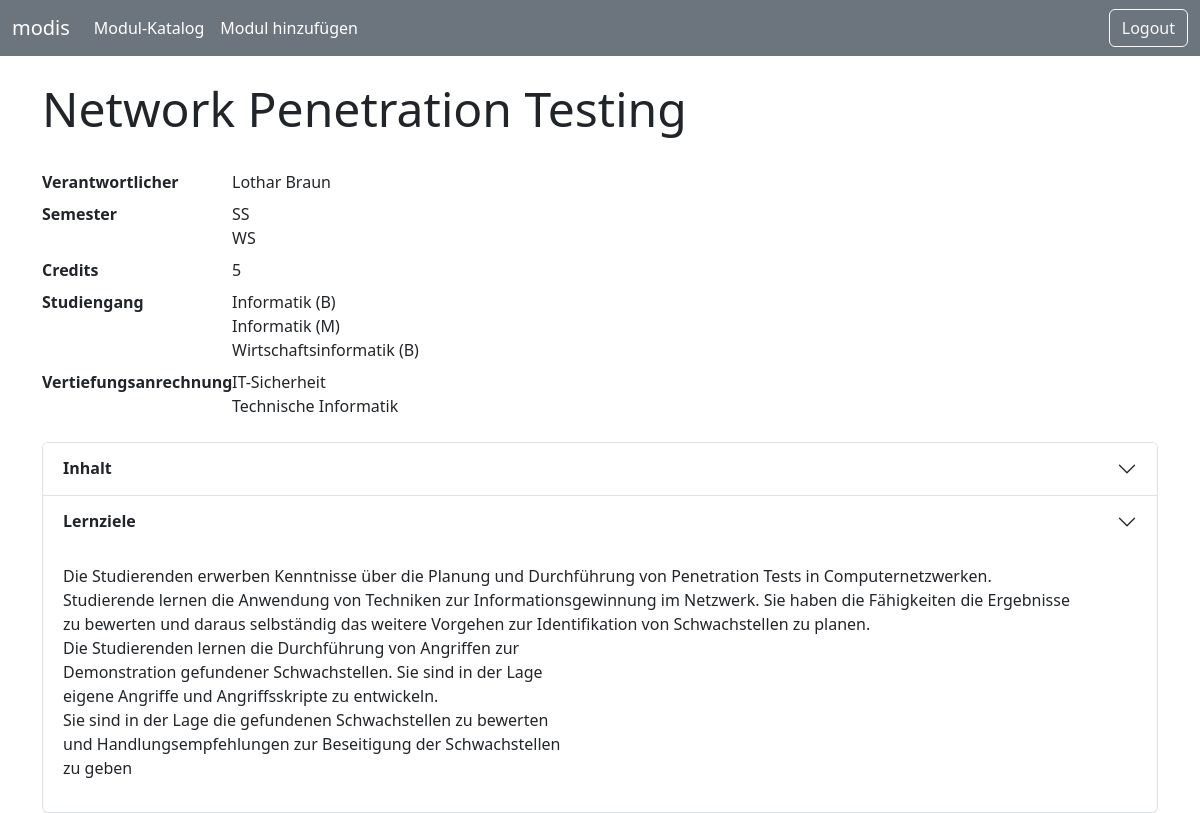
The app's page /module/5/ (signed in), older data.
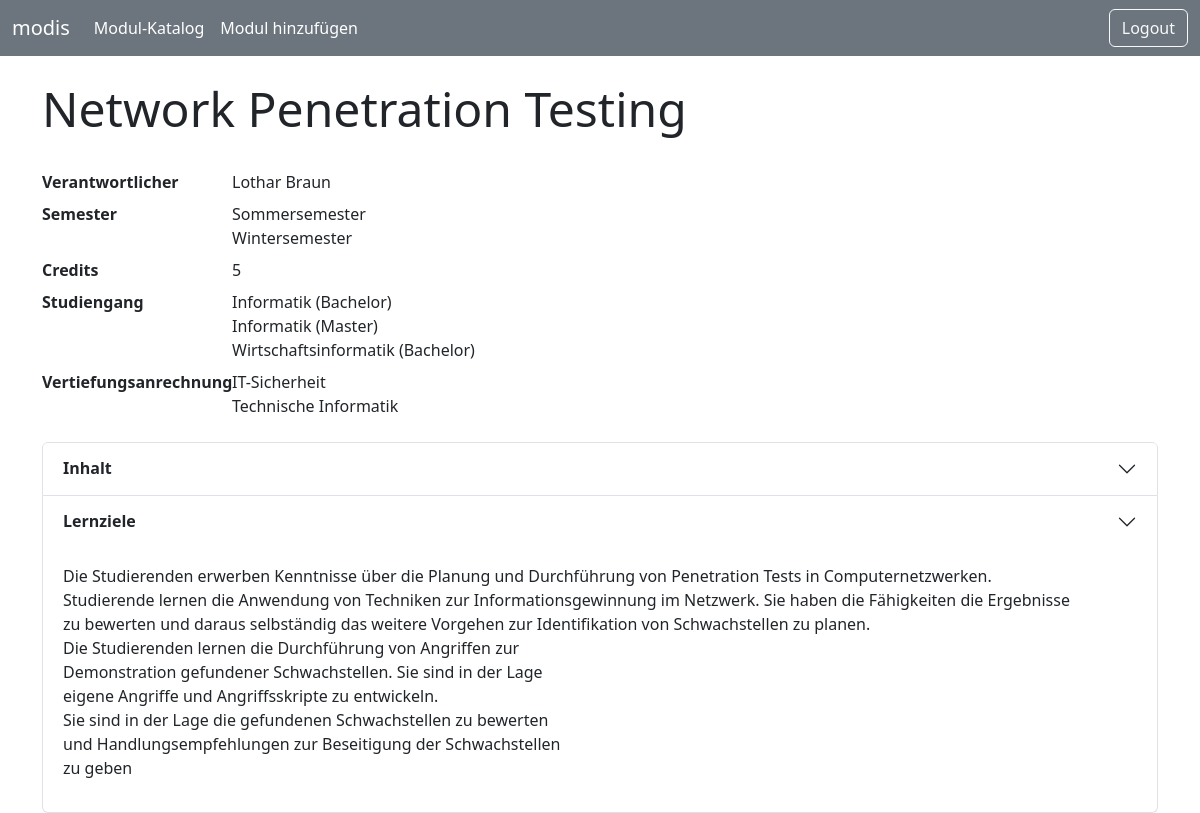
The same page, newer data.
### base/models/semester.py (models this page shows)
class Semester(models.Model):
    class Type(models.TextChoices):
        WINTER = 'Wintersemester'
        SUMMER = 'Sommersemester'
    class Meta:
        ordering = ['type']
    type = models.CharField(max_length=20, choices=Type.choices)
    def __str__(self):
        return self.type

### base/models/graduate_program.py (models this page shows)
class GraduateProgram(models.Model):
    class Degree(models.TextChoices):
        BACHELOR = 'Bachelor'
        MASTER = 'Master'
    class Meta:
        ordering = ['title']
    title = models.CharField(max_length=200)
    degree = models.CharField(max_length=20, choices=Degree.choices)
    def __str__(self):
        return f'{self.title} ({self.degree})'

### base/models/specialisation_track.py (models this page shows)
class SpecialisationTrack(models.Model):
    title = models.CharField(max_length=200)
    graduate_program = models.ForeignKey(GraduateProgram, on_delete=models.CASCADE)
    class Meta:
        ordering = ['title']
    def __str__(self):
        return self.title

### base/views.py (the view)
# urls.py: path('module/<str:pk>/', views.module, name='module'),
@login_required
def module(request, pk):
    module = Module.objects.get(id=pk)
    context = {'module': module}
    student = get_student_for_context(request)
    if student is not None:
        context['student'] = student
    return render(request, 'module/module.html', context)

### base/models/lecturer.py (called while the page is built)
    def __str__(self):
        return f'{self.first_name} {self.last_name}'

### base/utils.py (called while the page is built)
def get_student_for_context(request):
    try:
        return Student.objects.get(user=request.user)
    except:
        return None

### base/templates/module/module.html (shortened to what this page needs)
{% extends 'main/index.html' %}
{% block content %}
    <div class="container pt-4">
        <h1 class="display-5 pb-4">{{ module.title }}</h1>
        <dl class="row">
            <dt class="col-sm-2">Verantwortlicher</dt>
            <dd class="col-sm-10">{{ module.lecturer }}</dd>
            <dt class="col-sm-2">Semester</dt>
            <dd class="col-sm-10">
                {% for semester in module.semesters.all %}
                    {{ semester }} <br/>
                {% endfor %}
            </dd>
            <dt class="col-sm-2">Credits</dt>
            <dd class="col-sm-10">{{ module.credits }}</dd>
            <dt class="col-sm-2">Studiengang</dt>
            <dd class="col-sm-10">
                {% for graduate_program in module.graduate_programs.all %}
                    {{ graduate_program }} <br>
                {% endfor %}
            </dd>
            <dt class="col-sm-2">Vertiefungsanrechnung</dt>
            <dd class="col-sm-10">
                {% for specialisation_track in module.specialisation_tracks.all %}
                    {{ specialisation_track }} <br/>
                {% endfor %}
            </dd>
        </dl>
        <div class="row">
            <div class="accordion" id="accordionDetails">
                <div class="accordion-item">
                    <h2 class="accordion-header" id="headingOne">
                        <button class="accordion-button collapsed" type="button" data-bs-toggle="collapse"
                                data-bs-target="#collapseOne" aria-expanded="false" aria-controls="collapseOne">
                            <dt class="col-sm-2">Inhalt</dt>
                        </button>
                    </h2>
                </div>
                <div class="accordion-item">
                    <h2 class="accordion-header" id="headingTwo">
                        <button class="accordion-button collapsed" type="button" data-bs-toggle="collapse"
                                data-bs-target="#collapseTwo" aria-expanded="false" aria-controls="collapseTwo">
                            <dt class="col-sm-2">Lernziele</dt>
                        </button>
                    </h2>
                    <div id="collapseTwo" class="accordion-collapse collapse show" aria-labelledby="headingTwo"
                         data-bs-parent="#accordionDetails">
                        <div class="accordion-body">
                            {{ module.learning_objective|linebreaks }}
                        </div>
                    </div>
                </div>
            </div>
        </div>
    </div>
{% endblock %}

Row changes from the older to the newer data that the page shows:
removed Semester: type "SS"
removed Semester: type "WS"
added Semester: type "Sommersemester"
added Semester: type "Wintersemester"
changed GraduateProgram: title+degree "Informatik (B)" → "Informatik (Bachelor)"
changed GraduateProgram: title+degree "Informatik (M)" → "Informatik (Master)"
changed GraduateProgram: title+degree "Wirtschaftsinformatik (B)" → "Wirtschaftsinformatik (Bachelor)"
